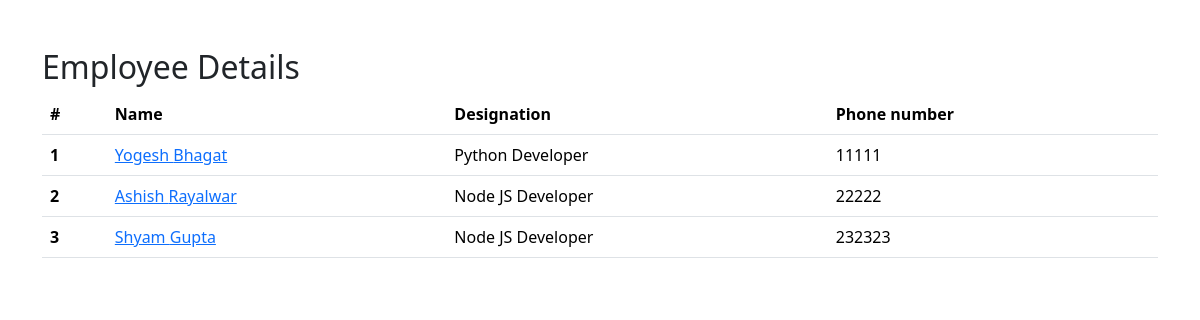
The page / on the database its author committed.
### app/models.py (models this page shows, shortened)
class EmployeeDetail(models.Model):
    first_name = models.CharField(max_length=100)
    last_name = models.CharField(max_length=100)
    designation = models.CharField(max_length=100)
    phone_number = models.IntegerField()
    email = models.EmailField()
    photo = models.ImageField(upload_to='images')
    address = models.CharField(max_length=255)

### app/views.py (the view)
# urls.py: 2. Add a URL to urlpatterns:  path('', views.home, name='home')
def home(request):
    all_employee = EmployeeDetail.objects.all()
    context = {
        'all_employee' : all_employee
    }
    return render (request, 'home.html', context)

### templates/home.html (shortened to what this page needs)
{% load static %}
<!DOCTYPE html>
<html lang="en">
<head>
    <link href="https://cdn.jsdelivr.net/npm/bootstrap@5.3.2/dist/css/bootstrap.min.css" rel="stylesheet">
</head>
<body>
  <div class="container pt-5">
    <h2>Employee Details</h2>
    <table class="table">
      <thead>
        <tr>
          <th scope="col">#</th>
          <th scope="col">Name</th>
          <th scope="col">Designation</th>
          <th scope="col">Phone number</th>
        </tr>
      </thead>
      <tbody>
        {% for employee in all_employee %}
        <tr>
          <th scope="row">{{forloop.counter}}</th>
          <td> <a href="{% url 'employee_detail' employee.id %}">{{ employee.first_name}} {{employee.last_name }} </a></td>
          <td>{{ employee.designation }}</td>
          <td>{{ employee.phone_number }}</td>
        </tr>
        {% endfor %}
      </tbody>
    </table>
  </div>
</body>
</html>

### rows shown on the page
EmployeeDetail: first_name "Yogesh", last_name "Bhagat", designation "Python Developer", phone_number "11111"
EmployeeDetail: first_name "Ashish", last_name "Rayalwar", designation "Node JS Developer", phone_number "22222"
EmployeeDetail: first_name "Shyam", last_name "Gupta", designation "Node JS Developer", phone_number "232323"
